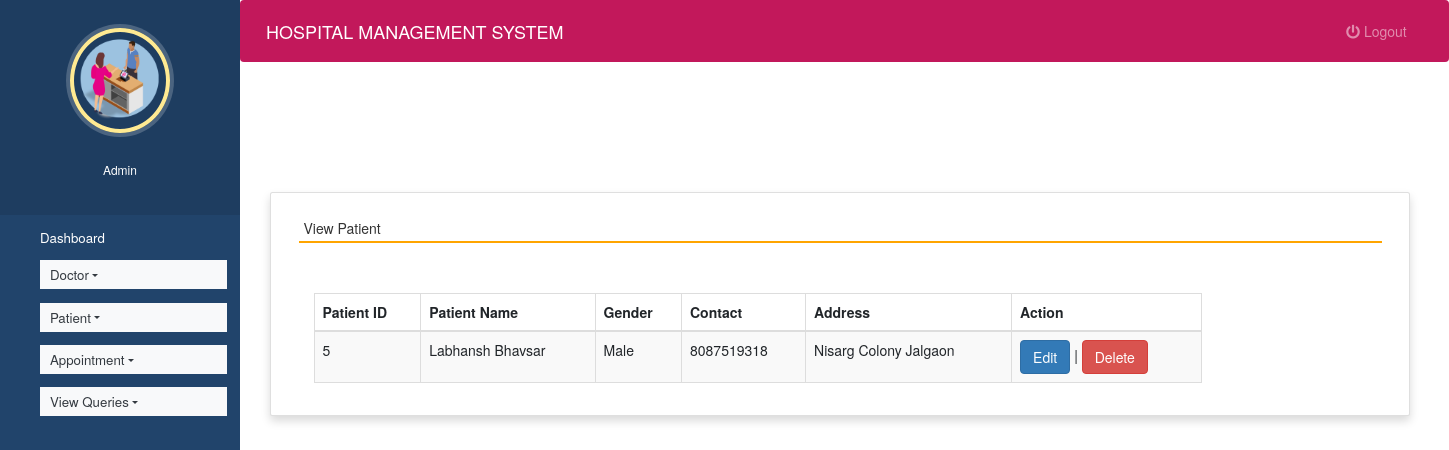
/view_patient (signed in), run on the app's committed database.
### hospitals/models.py (models this page shows, shortened)
class Patient(models.Model):
    name = models.CharField(max_length=50)
    gender = models.CharField(max_length=10)
    mobile = models.IntegerField(null=True)
    address = models.CharField(max_length=50)

### hospitals/views.py (the view)
# urls.py: path('view_patient', view_patient, name='view_patient'),
def view_patient(request):
    if not request.user.is_staff:
        return redirect('login')
    pat = Patient.objects.all()
    d = {'pat':pat}
    return render(request,'view_patient.html', d)

### hospitals/templates/view_patient.html (shortened to what this page needs)
{% extends 'admin_nav.html' %}
{% load static %}
{% block content %}
<head>
  <link rel="stylesheet" href="https://maxcdn.bootstrapcdn.com/bootstrap/3.4.1/css/bootstrap.min.css">
  <link rel="stylesheet" href="https://use.fontawesome.com/releases/v5.6.3/css/all.css">
</head>
<br><br><br><br>
<div class="container card shadow m-5">
    <div class="card-body">
        <h5 class="p-2" style="border-bottom: 2px solid orange">View Patient</h5>
		<div class="container mt-5">
		<table id="example" class="table table-striped table-bordered" style="width:80%">
			<thead>
				<tr>
					<th>Patient ID</th>
					<th>Patient Name</th>
                    <th>Gender</th>
					<th>Contact</th>
					<th>Address</th>
                    <th>Action</th>
				</tr>
			</thead>
			<tbody>
            {% for i in pat %}
			<tr>
				<td>{{i.id}}</td>
				<td>{{i.name}}</td>
				<td>{{i.gender}}</td>
				<td>{{i.mobile}}</td>
				<td>{{i.address}}</td>
				<td><a href="{% url 'edit_patient' i.id %}" class="btn btn-primary">Edit</a> |
					<a href="{% url 'delete_patient' i.id %}" onclick="return confirm('Are you ready to delete this record ?')" class="btn btn-danger">Delete</a></td>
			</tr>
			{% endfor %}
			</tbody>
		</table>
	 </div>
	</div>
</div>
{% endblock content %}

### hospitals/static/style.css (style rules this page uses)
body { padding-left: 240px; }

### hospitals/templates/admin_nav.html (style rules this page uses)
a:link { text-decoration: none; }
a { color: white; }
body { padding-left: 240px; }

### data on the page
Patient: id "5", name "Labhansh Bhavsar", gender "Male", mobile "8087519318", address "Nisarg Colony Jalgaon"
